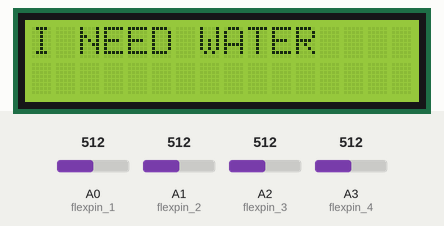
The sketch below on a simulated Arduino Uno, built with avr-gcc and run on an emulated ATmega328P. Parts: 16×2 character LCD. The inputs (shaded band) are chosen by the test bench; at power-on: A3 (flexpin_4) = 512, A2 (flexpin_3) = 512, A1 (flexpin_2) = 512, A0 (flexpin_1) = 512. Storage starts empty; the audio player accepts every command and is not drawn; what the sketch prints to the serial monitor is not drawn.

Above: at 3.2 s.
3.3 s: A3 (flexpin_4) set to 973
At 13.3 s:
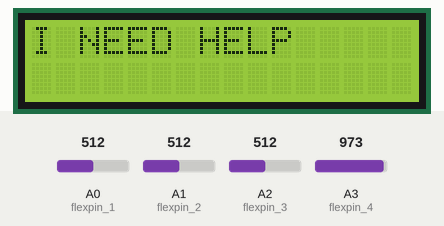
13.6 s: A2 (flexpin_3) set to 930
At 22.3 s:
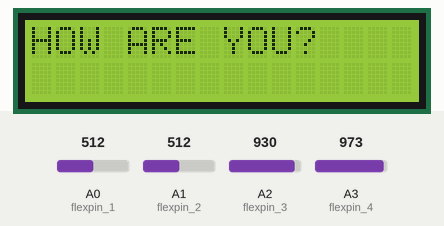
22.6 s: A1 (flexpin_2) set to 755
At 31.4 s:
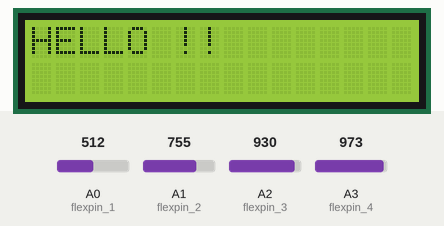
31.7 s: A3 (flexpin_4) set to 953
At 38.7 s:
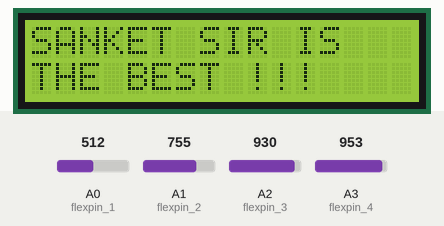
40.2 s: A0 (flexpin_1) set to 916
48.7 s: A0 (flexpin_1) set to 953
At 54.8 s:
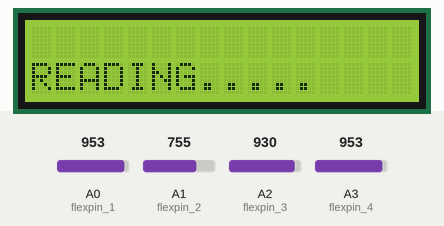
Timing chart, 0 to 56.3 s (numbered marks = the images above; inputs shaded):
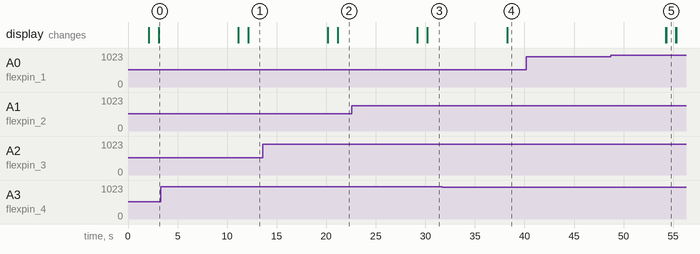

The sketch:

Code.ino
```cpp
/*
The circuit:
**flex no.1 - pin A0
**flex no.2 - pin A1
**flex no.3 - pin A2
**flex no.4 - pin A3
** Audio Out - pin 9
**SD card attached to SPI bus as follows:
** MOSI - pin 11
** MISO - pin 12
** CLK - pin 13
** CS - pin 4
** Display attached pin follows
** LCD RS pin to digital pin 8
** LCD Enable pin to digital pin 7
** LCD D4 pin to digital pin 6
** LCD D5 pin to digital pin 5
** LCD D6 pin to digital pin 3
** LCD D7 pin to digital pin 2
** LCD R/W pin to ground
** LCD VSS pin to ground
** LCD VCC pin to 5V

** 10K resistor:
** ends to +5V and ground
*/

#include "SD.h" //Lib to read SD card
#include "TMRpcm.h" //Lib to play auido
#include "SPI.h" //SPI lib for SD card
//#include <LiquidCrystal.h>
#include <LiquidCrystal_I2C.h>
LiquidCrystal_I2C lcd(0x27, 16, 2);
#define SD_ChipSelectPin 4 //Chip select is pin number 4
TMRpcm music; //Lib object is named "music"

const int flexpin_1 = A0;
const int flexpin_2 = A1;
const int flexpin_3 = A2;
const int flexpin_4 = A3;
//const int rs =8, en =7, d4=6, d5=5, d6=3, d7=2;

//LiquidCrystal lcd(rs, en, d4, d5, d6, d7);

float f1,f2,f3,f4;
void setup()
{
  //lcd.begin(16, 2);
  lcd.init();
  lcd.backlight();
  music.speakerPin = 9; //Auido out on pin 9
  Serial.begin(9600); //Serial Com for debugging
  if (!SD.begin(SD_ChipSelectPin))
  {
    Serial.println("SD fail");
    lcd.print("SD fail");
    delay(1000);
    lcd.clear();
    return;
  }

  music.setVolume(5); // 0 to 7. Set volume level
  music.quality(1); // Set 1 for 2x oversampling Set 0 for normal
  lcd.print("Welcome !!!");
  delay(2000);
  //lcd.clear();
}

void loop()
{
  lcd.setCursor(0, 1);
  Serial.println("READING.....");
  lcd.print("READING.....");
  delay(1000);
  lcd.clear();
  f1=analogRead(flexpin_1);
  f2=analogRead(flexpin_2);
  f3=analogRead(flexpin_3);
  f4=analogRead(flexpin_4);
  Serial.print("f1 - ");
  Serial.println(f1);
  Serial.print("f2 - ");
  Serial.println(f2);
  Serial.print("f3 - ");
  Serial.println(f3);
  Serial.print("f4 - ");
  Serial.println(f4);


//1st finger UP
  while (f1 <935 && f2>745 && f3>920 && f4 >963 ) //music play 1
  {
    Serial.println("HELLO !!");
    lcd.print("HELLO !!");
    music.play("1.wav"); delay(4000);
    delay(4000);
    lcd.clear();
    f1=analogRead(flexpin_1);
    f2=analogRead(flexpin_2);
    f3=analogRead(flexpin_3);
    f4=analogRead(flexpin_4);
  }

//2nd finger UP
  while (f1 <935 && f2<745 && f3>920 && f4 >963 ) //music play 1
  {
    Serial.println("HOW ARE YOU?");
    lcd.print("HOW ARE YOU?");
    music.play("2.wav");delay(4000);
    delay(4000);
    lcd.clear();
    f1=analogRead(flexpin_1);
    f2=analogRead(flexpin_2);
    f3=analogRead(flexpin_3);
    f4=analogRead(flexpin_4);
  }

//3rd finger UP
  while (f1 <935 && f2<745 && f3<920 && f4 >963 ) //music play 3
  {
    Serial.println("I NEED HELP");
    lcd.print("I NEED HELP");
    music.play("3.wav");delay(4000);
    delay(4000);
    lcd.clear();
    f1=analogRead(flexpin_1);
    f2=analogRead(flexpin_2);
    f3=analogRead(flexpin_3);
    f4=analogRead(flexpin_4);
  }

//4th finger UP
  while (f1 <935 && f2<745 && f3<920 && f4 <963 ) //music play 4
  {
    Serial.println("I NEED WATER");
    lcd.print("I NEED WATER");
    music.play("4.wav");delay(4000);
    delay(4000);
    lcd.clear();
    f1=analogRead(flexpin_1);
    f2=analogRead(flexpin_2);
    f3=analogRead(flexpin_3);
    f4=analogRead(flexpin_4);
  }

//2nd and 3rd fingers UP
  while (f1 >935 && f2<745 && f3<920 && f4 >963 ) //music play 5
  {
    Serial.println("THANK YOU");
    lcd.print("THANK YOU");
    music.play("5.wav");delay(4000);
    delay(4000);
    lcd.clear();
    f1=analogRead(flexpin_1);
    f2=analogRead(flexpin_2);
    f3=analogRead(flexpin_3);
    f4=analogRead(flexpin_4);
  }

//3rd and 4th fingers UP
  while (f1 >935 && f2>745 && f3<920 && f4 <963 ) //music play 6
  {
    Serial.println("BYE !!");
    lcd.print("BYE !!");
    music.play("6.wav");delay(4000);
    delay(4000);
    lcd.clear();
    f1=analogRead(flexpin_1);
    f2=analogRead(flexpin_2);
    f3=analogRead(flexpin_3);
    f4=analogRead(flexpin_4);
  }

//2nd, 3rd, and 4th fingers UP
   while (f1 >935 && f2<745 && f3<920 && f4 <963 ) //music play 7
  {
    Serial.println("VINOD SIR TEACHES AMAZING!");
    lcd.print("VINOD SIR");
    lcd.setCursor(0, 1);
    lcd.print("TEACHES AMAZING!");
    music.play("7.wav");delay(4000);
    delay(4000);
    lcd.clear();
    f1=analogRead(flexpin_1);
    f2=analogRead(flexpin_2);
    f3=analogRead(flexpin_3);
    f4=analogRead(flexpin_4);
  }

//1st and 4th fingers UP
   while (f1 <935 && f2>745 && f3>920 && f4 <963 ) //music play 8
  {
    Serial.println("SANKET SIR IS THE BEST !!!");
    lcd.print("SANKET SIR IS");
    lcd.setCursor(0, 1);
    lcd.print("THE BEST !!!");
    music.play("8.wav");delay(4000);
    delay(4000);
    lcd.clear();
    f1=analogRead(flexpin_1);
    f2=analogRead(flexpin_2);
    f3=analogRead(flexpin_3);
    f4=analogRead(flexpin_4);
  }
}
```

Measured:
- the behaviour switches between 934 and 935 on A0 (flexpin_1) (found by bisection; images 4 and 5)
- after the input at 3.3 s, the display: first changes after 7.8 s (image 1 shows a later state)
- after the input at 13.6 s, the display: first changes after 6.6 s (image 2 shows a later state)
- after the input at 22.6 s, the display: first changes after 6.6 s (image 3 shows a later state)
- after the input at 31.7 s, the display: changes after 6.5 s (image 4)
- after the input at 40.2 s, every drawn part: stays the same
- after the input at 48.7 s, the display: first changes after 5.6 s (image 5 shows a later state)
